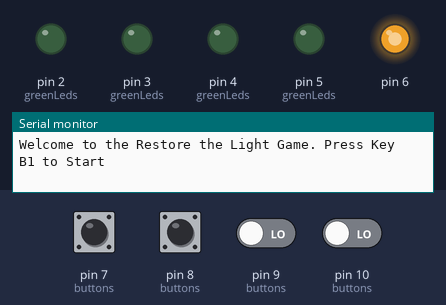
A program run on a simulated Arduino Uno, built with avr-gcc and run on an emulated ATmega328P. On the bench: output pins drawn as LEDs (lit = HIGH), the last lines printed to the serial monitor. The inputs (shaded band) are chosen by the test bench; at power-on: pin 7 (buttons), pin 8 (buttons), pin 9 (buttons), pin 10 (buttons) LOW. Random numbers use the default seed unless the program sets one.

Above: at 1.2 s.
1.3 s: pin 7 (buttons) pulled HIGH for 0.15 s
At 2.5 s:
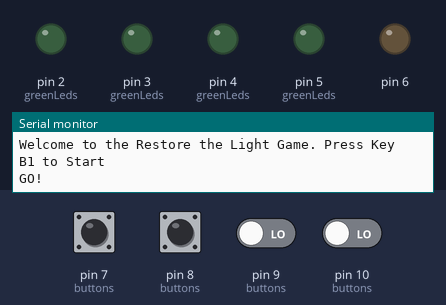
At 3.5 s:
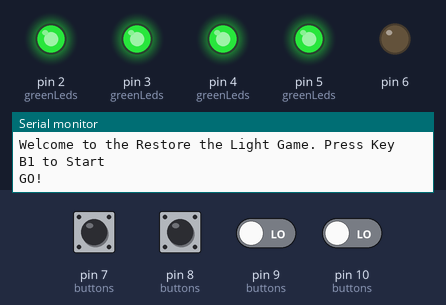
7.4 s: pin 8 (buttons) pulled HIGH for 0.15 s
At 17.56 s:
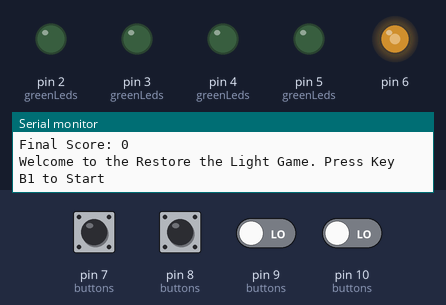
Timing chart, 0 to 19.8 s (numbered marks = the images above; inputs shaded):
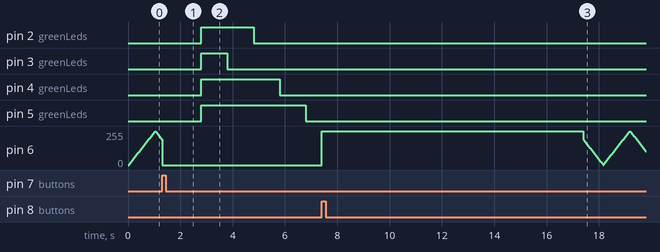

The program:

main.cpp
```cpp
#include <Arduino.h>
#include "game_engine.h"
#include "time_utility.h"

static GameState gameState = SETUP;

/// @brief Restart from SETUP state (called by a timer function).
void resetGame();

/// @brief Deactivate game controls, then enter GAMESCORE state (called by a timer function).
void setGameOver();

/// @brief Enter deep sleep mode, and then return to SETUP state, needed to
//reactivate button interrupts (called by a timer function).
void setSleepMode();

void setup() {
    Serial.begin(9600);
    boardInit();
}

void loop() {
    switch (gameState)
    {
        case SETUP:
            gameSetup();
            SleepMode_StartTime = millis();
            gameState = INITIALIZATION;
            break;
        case INITIALIZATION:
            basicTimer(SleepMode_TIME, &SleepMode_StartTime, sleepMode);
            initializationAllert();
            if (checkStartGame()) {
                levelInit();
                T1_StartTime = millis();
                gameState = LEDS_ON;
            }
            break;
        case LEDS_ON:
            basicTimer(T1_TIME, &T1_StartTime, ledsOn, true);
            if (checkLightsOn()) {
                T2_StartTime = millis();
                gameState = LEDS_OFF;
            }
            break;
        case LEDS_OFF:
            basicTimer(T2_TIME, &T2_StartTime, disableRandomLed);
            if (checkPatternCreated()) {
                activateGameControls();
                T3_StartTime = millis();
                gameState = PLAYER;
            }
            break;
        case PLAYER:
            gameState = checkGameStatus();
            basicTimer(T3_TIME, &T3_StartTime, setGameOver);
            break;
        case NEW_LEVEL:
            levelPassed();
            T1_StartTime = millis();
            gameState = LEDS_ON;
            break;
        case GAMESCORE:
            showGameScore();
            ResetGame_StartTime = millis();
            //note: here the red light should light up just for one second,
            //but since there would be 10sec of nothing we decided to keep the light on.
            showGameOverAllert();
            gameState = GAMEOVER;
            break;
        case GAMEOVER:
            basicTimer(ResetGame_TIME, &ResetGame_StartTime, resetGame);
            break;
        default:
            break;
    }
}


void resetGame() {
    gameState = SETUP;
}

void setGameOver() {
    deactivateGameControls();
    gameState = GAMESCORE;
}

void setSleepMode() {
    sleepMode();
    gameState = SETUP;
}
```

button_manager.cpp
```cpp
#include "Arduino.h"
#include "button_manager.h"
#include "led_manager.h"
#include <avr/sleep.h>

#include <EnableInterrupt.h>

#define BUTTON_DELAY 200 // in ms

/// Array of millisecs to keep track of the last interrupt call on each button
unsigned long* lastInterruptTime;

/// Array to map button's index to button's pin
const uint8_t buttons[] = {BUTTON1, BUTTON2, BUTTON3, BUTTON4};

/// Index of the next button to press
uint8_t buttonPressedIndex;
uint8_t led_status = 0;

/// Number of button pressed
int8_t lastButtonPressedIndex;

void buttonPressed1() {
    buttonPressed(0);
}

void buttonPressed2() {
    buttonPressed(1);
}

void buttonPressed3() {
    buttonPressed(2);
}

void buttonPressed4() {
    buttonPressed(3);
}

void buttonsInit() {
    for (int i = 0; i < getButtonsNumber(); i++) {
        pinMode(buttons[i], INPUT);
    }

    lastButtonPressedIndex = -1;
    lastInterruptTime = (unsigned long*)calloc(getButtonsNumber(), sizeof(unsigned long));
}

int getButtonsNumber() {
    return sizeof(buttons) / sizeof(buttons[0]);
}

void activateButtonsGameInterrupt() {
    lastButtonPressedIndex = -1;
    enableInterrupt(BUTTON1, buttonPressed1, RISING);
    enableInterrupt(BUTTON2, buttonPressed2, RISING);
    enableInterrupt(BUTTON3, buttonPressed3, RISING);
    enableInterrupt(BUTTON4, buttonPressed4, RISING);
}

void deactivateButtonsGameInterrupt() {
    for (int i = 0; i < getButtonsNumber(); i++) {
        disableInterrupt(buttons[i]);
    }
}

void buttonPressed(uint8_t buttonIndex) {
    if (checkBouncing(buttonIndex)) {
        lastButtonPressedIndex = buttonIndex;
    }
}

int8_t getLastButtonPressedIndex() {
    int8_t lastButtonPressedIndexCopy = lastButtonPressedIndex;
    lastButtonPressedIndex = -1;
    return lastButtonPressedIndexCopy;
}

bool checkBouncing(uint8_t buttonIndex) {
    unsigned long interruptTime = millis();

    if (interruptTime - lastInterruptTime[buttonIndex] < BUTTON_DELAY) {
        return false;
    }

    lastInterruptTime[buttonIndex] = interruptTime;

    return true;
}

void sleepNow() {
    set_sleep_mode(SLEEP_MODE_PWR_DOWN);
    sleep_enable();

    for (int i = 0; i < getButtonsNumber(); i++) {
        enableInterrupt(buttons[i], wakeUpNow, RISING);
    }

    sleep_mode();
    sleep_disable();

    for (int i = 0; i < getButtonsNumber(); i++) {
        disableInterrupt(buttons[i]);
        lastInterruptTime[i] = millis();
    }
    activateButtonsGameInterrupt();
}

void wakeUpNow(){};
```

button_manager.h
```cpp
#ifndef __BUTTON_MANAGER_H__
#define __BUTTON_MANAGER_H__

#include "Arduino.h"

#define BUTTON1 7
#define BUTTON2 8
#define BUTTON3 9
#define BUTTON4 10

extern const uint8_t buttons[];

/// @brief Initialize buttons as input.
void buttonsInit();

/// @brief Get the number of buttons.
/// @return the number of buttons.
int getButtonsNumber();

/// @brief Attach a buttonPressed function as interrupt to each button.
void activateButtonsGameInterrupt();

/// @brief Detach interrupts from each button.
void deactivateButtonsGameInterrupt();

/// @brief Check if has been pressed the correct button.
/// @param buttonIndex index of the button to check.
void buttonPressed(uint8_t buttonIndex);

/// @brief Check if the interrupt is probably due to a bouncing problem.
/// @param btnId Index of the button to check the bouncing on.
/// @return true if there are no bouncing problem, false if is probably bouncing.
bool checkBouncing(uint8_t buttonIndex);

/// @brief Get the last pressed button.
/// @return the index of the last pressed button.
int8_t getLastButtonPressedIndex();

/// @brief Get the Pin of the button co
/// @param index
/// @return
uint8_t getButtonPin(uint8_t index);

/// @brief Activate deep sleep mode and set the interrupt to wake up the system for each button.
void sleepNow();

/// @brief Empty function to wake up from interrupt.
void wakeUpNow();

#endif
```

game_engine.cpp
```cpp
#include "game_engine.h"

#include <Arduino.h>
#include "button_manager.h"
#include "led_manager.h"
#include "potenziometer_manager.h"
#include "time_utility.h"

/// Array of each decrease rate for each difficulty.
static const float DECREASE_RATES[] = {0.05, 0.07, 0.09, 0.11};

/// Current Player level (score) and best player's score
static int currentLevel;
static int bestScore;

/// Array containing the order of the leds switched off
static uint8_t* ledsOffOrdered;
static int currentLedId;

const unsigned long T1_TIME = INITIAL_T1;
unsigned long T1_StartTime;

unsigned long T2_TIME;
unsigned long T2_StartTime;

unsigned long T3_TIME;
unsigned long T3_StartTime;

unsigned long ResetGame_TIME;
unsigned long ResetGame_StartTime;

unsigned long SleepMode_TIME;
unsigned long SleepMode_StartTime;

void boardInit() {
    ledsInit();
    buttonsInit();
    potentiometerInit();
    ResetGame_TIME = RESET_GAME_TIME;
    SleepMode_TIME = SLEEP_MODE_TIME;
    ledsOffOrdered = (uint8_t*)calloc(getGreenLedsNumber(), sizeof(uint8_t));
}

void gameSetup() {
    Serial.println("Welcome to the Restore the Light Game. Press Key B1 to Start");
    SleepMode_StartTime = millis();
    activateButtonsGameInterrupt();
    ResetGame_TIME = RESET_GAME_TIME;
    SleepMode_TIME = SLEEP_MODE_TIME;
    currentLevel = 0;
    bestScore = 0;
}

void initializationAllert() {
    ledFading(RED_LED);
}

bool checkStartGame() {
    return getLastButtonPressedIndex() == 0 ? true : false;
}

void levelInit() {
    uint8_t difficulty = getDifficulty();
    switchLed(RED_LED, false);
    T2_TIME = CalculateNewT(INITIAL_T2, DECREASE_RATES[difficulty], currentLevel);
    T3_TIME = CalculateNewT(INITIAL_T3, DECREASE_RATES[difficulty], currentLevel);
    currentLedId = getGreenLedsNumber() - 1;
    srand(millis());
    Serial.println("GO!");
}

void ledsOn(bool s) {
    switchGreenLeds(s);
}

bool checkLightsOn() {
    return checkLedsOn();
}

void disableRandomLed() {
    ledsOffOrdered[currentLedId] = switchRandomLedOff();
    currentLedId--;
}

bool checkPatternCreated() {
    // note: the counter starts from getGreenLedsNumber and goes -1 for each led switched off
    if (currentLedId == -1)
    {
        return true;
    }
    return false;
}

void activateGameControls() {
    activateButtonsGameInterrupt();
}

GameState checkGameStatus() {
    int8_t lastButtonPressedIndex = getLastButtonPressedIndex();
    if (lastButtonPressedIndex != -1) {
        currentLedId++;
        if (ledsOffOrdered[currentLedId] == lastButtonPressedIndex) {
            switchLedByIndex(ledsOffOrdered[currentLedId], true);
            if (currentLedId == getGreenLedsNumber() - 1) {
                return NEW_LEVEL;
            }
        } else {
            return GAMESCORE;
        }
    }
    return PLAYER;
}

void levelPassed() {
    currentLevel++;
    Serial.println("Newpoint!");
    Serial.print("Score: ");
    Serial.println(currentLevel);
    //note: is possible to change game difficulty runtime by potentiometer
    levelInit();
}

void showGameScore() {
    switchGreenLeds(false);

    Serial.println("Game Over.");
    Serial.print("Final Score: ");
    Serial.println(currentLevel);

    if (currentLevel > bestScore) {
        bestScore = currentLevel;
        Serial.println("NEW BEST SCORE!");
    }
}

void showGameOverAllert() {
    switchGreenLeds(false);
    switchLed(RED_LED, true);
}

void deactivateGameControls() {
    deactivateButtonsGameInterrupt();
}

void sleepMode() {
    switchLed(RED_LED, false);
    deactivateButtonsGameInterrupt();
    sleepNow();
}
```

game_engine.h
```cpp
#ifndef __GAME_ENGINE_H_
#define __GAME_ENGINE_H_

#include <stdint.h>

#define INITIAL_T1 1500UL
#define INITIAL_T2 1000UL
#define INITIAL_T3 10000UL

#define RESET_GAME_TIME 10000UL
#define SLEEP_MODE_TIME 10000UL

/// Defining time vaiables:
/// Time passed after pressing B1 and before turning all green leds on.
extern const unsigned long T1_TIME;
extern unsigned long T1_StartTime;

/// Initial leds turning off time and the session related variable.
extern unsigned long T2_TIME;
extern unsigned long T2_StartTime;

/// Initial time Player have to finish the level on easiest difficulty, and the serrion related variable.
extern unsigned long T3_TIME;
extern unsigned long T3_StartTime;

/// Time passed between the end of the game and the start of a new one.
extern unsigned long ResetGame_TIME;
extern unsigned long ResetGame_StartTime;

/// Time passed before entering in Sleep Mode.
extern unsigned long SleepMode_TIME;
extern unsigned long SleepMode_StartTime;

/**
 * All possible game states.
 * SETUP: executed only one time at the beginning of every new game to reset variables
 * INITIALIZATION: waiting phase: 10s -> sleep mode or interrupt -> start game.
 * LEDS_ON: turning on of all leds and waiting T1 time.
 * LEDS_OFF: randomly switch off a led every T2 time.
 * PLAYER: Player have to switch on leds in T3 time in the opposite order of swithcing off.
 * NEW_LEVEL: Player win the level and start a new one with less time to play.
 * GAMESCORE: Show the final score of the current game.
 * GAMEOVER: Player wait to restart the game.
*/
enum GameState {
    SETUP,
    INITIALIZATION,
    LEDS_ON,
    LEDS_OFF,
    PLAYER,
    NEW_LEVEL,
    GAMESCORE,
    GAMEOVER
};

/// @brief Initialize board components.
void boardInit();

/// @brief Initialize the game (game one time events).
void gameSetup();

/// @brief Show Initialization Game allert.
void initializationAllert();

/// @brief Check if the game have to start (player pushed the B1 button).
bool checkStartGame();

/// @brief Initialize level variables (called every level change).
void levelInit();

/// @brief Switch the green leds on.
/// @param s true if switching the leds on, false if switching off.
void ledsOn(bool s);

/// @brief Check if all green leds are turned on.
/// @return true if all leds are on, false otherwise.
bool checkLightsOn();

/// @brief Turn off a random led.
void disableRandomLed();

/// @brief Check if the pattern was created.
/// @return true if all leds are switched off.
bool checkPatternCreated();

/// @brief Enable game's controls.
void activateGameControls();

/// @brief Check if the player lost the game.
/// @return NEW_LEVEL if the player pressed all buttons in the correct order;
///         GAMESCORE if the player pushed a wrong button;
///         PLAYER otherwise.
GameState checkGameStatus();

/// @brief Initialize a new level.
void levelPassed();

/// @brief Show in Serial the player's score.
void showGameScore();

/// @brief Show Game Over led allert.
void showGameOverAllert();

/// @brief Disable game's controls.
void deactivateGameControls();

/// @brief Set Arduino in Deep Sleep Mode.
void sleepMode();

#endif
```

led_manager.cpp
```cpp
#include <Arduino.h>
#include "led_manager.h"

/// Array of green led's pins
static const uint8_t greenLeds[] = {GREEN_LED1, GREEN_LED2, GREEN_LED3, GREEN_LED4};

/// Variables needed to manage ledFading.
static int fadeAmount = 5;
static int currIntensity = 0;
static unsigned long lastFadeCallTime;

uint8_t getGreenLedsNumber() {
    return sizeof(greenLeds) / sizeof(greenLeds[0]);
}

void ledsInit() {
    for (int i = 0; i < getGreenLedsNumber(); i++)
    {
        pinMode(greenLeds[i], OUTPUT);
    }

    currIntensity = 0;
    lastFadeCallTime = millis();
}

void switchGreenLeds(bool state) {
    for (int i = 0; i < getGreenLedsNumber(); i++) {
        digitalWrite(greenLeds[i], state == true ? HIGH : LOW);
    }
}

void switchLed(uint8_t ledPin, bool state) {
    digitalWrite(ledPin, state == true ? HIGH : LOW);
}

void switchLedByIndex(uint8_t ledIndex, bool state) {
    switchLed(greenLeds[ledIndex], state);
}

bool checkLedsOn() {
    for (int i = 0; i < getGreenLedsNumber(); i++) {
        if (digitalRead(greenLeds[i]) == LOW) {
            return false;
        }
    }
    return true;
}

void ledFading(uint8_t ledPin) {
    if (millis() - lastFadeCallTime >= FADE_DELAY) {
        analogWrite(ledPin, currIntensity);
        currIntensity += fadeAmount;

        if (currIntensity <= 0 || currIntensity >= 255) {
            fadeAmount = -fadeAmount;
        }

        lastFadeCallTime = millis();
    }
}

uint8_t switchRandomLedOff() {
    uint8_t random = rand() % getGreenLedsNumber();
    while (digitalRead(greenLeds[random]) == LOW) {
        random = rand() % getGreenLedsNumber();
    }
    digitalWrite(greenLeds[random], LOW);
    return random;
}
```

led_manager.h
```cpp
#ifndef __LED_BOARD__
#define __LED_BOARD__

/// Define green leds pins
#define GREEN_LED1 2
#define GREEN_LED2 3
#define GREEN_LED3 4
#define GREEN_LED4 5

/// Define red led pin (must be a PWM pin).
#define RED_LED 6

/// Millisecs of delay every fade's function call must have.
#define FADE_DELAY 20

/// @brief Getter of the total number of green leds.
/// @return the number of green leds.
uint8_t getGreenLedsNumber();

/// @brief Initialize green and red led's pins on OUTPUT.
void ledsInit();

/// @brief Switch all the leds on or off.
/// @param state: true to switch leds on, false to switch leds off.
void switchGreenLeds(bool state);

/// @brief Switch on or off a single led.
/// @param ledPin: pin of the led to switch on or off.
/// @param state: true to switch on, false to switch off.
void switchLed(uint8_t ledPin, bool state);

/// @brief Switch on or off a single led.
/// @param ledIndex Index of the led to switch.
/// @param state true to switch on, false to switch off.
void switchLedByIndex(uint8_t ledIndex, bool state);

/// @brief Check if all the leds are switched on.
/// @return true if all the leds are switched on, false otherwise.
bool checkLedsOn();

/// @brief If the fading is activated the led will fade in and out else the led will be switched off.
/// @param ledPin pin of the led to switch on or off.
void ledFading(uint8_t ledPin);

/// @brief Switch a random led off.
/// @return the index of the switched led.
uint8_t switchRandomLedOff();

#endif
```

potenziometer_manager.cpp
```cpp
#include <Arduino.h>
#include "potenziometer_manager.h"

/// Define potentiometer pin
static const uint8_t POTENTIOMETER_PIN = A0;

uint8_t getDifficulty() {
    int potValue = analogRead(POTENTIOMETER_PIN);
    return map(potValue, 0, 1023, 0, 3);
}

void potentiometerInit() {
    pinMode(POTENTIOMETER_PIN, INPUT);
}
```

potenziometer_manager.h
```cpp
#ifndef __POTENTIOMETER_MANAGER_H__
#define __POTENTIOMETER_MANAGER_H__

/// @brief Get the selected difficulty by reading the value from the potentiometer.
/// @return the selected difficulty.
uint8_t getDifficulty();

/// @brief Initialize potentiometer's pin.
void potentiometerInit();

#endif
```

time_utility.cpp
```cpp
#include "time_utility.h"

//Euler's constant
static const float E = 2.7182818284;

void basicTimer(unsigned long limitTime, unsigned long *startTime, void (*function)()) {
    if (millis() - *startTime >= limitTime) {
        function();
        *startTime = millis();
    }
}

void basicTimer(unsigned long limitTime, unsigned long *startTime, void (*function)(bool), bool s) {
    if (millis() - *startTime >= limitTime) {
        function(s);
        *startTime = millis();
    }
}

float CalculateNewT(unsigned long initialT, float decreaseRatio, uint8_t level) {
     return initialT * pow(E, -decreaseRatio * level);
}
```

Source omitted: time_utility.h (1210 bytes)

Measured:
- after the input at 1.3 s, pin 2 (greenLeds): LOW → HIGH after 1.5 s, → LOW 2.0 s later; pin 3 (greenLeds): LOW → HIGH after 1.5 s, → LOW 1.0 s later; pin 4 (greenLeds): LOW → HIGH after 1.5 s, → LOW 3.0 s later; pin 5 (greenLeds): LOW → HIGH after 1.5 s, → LOW 4.0 s later
